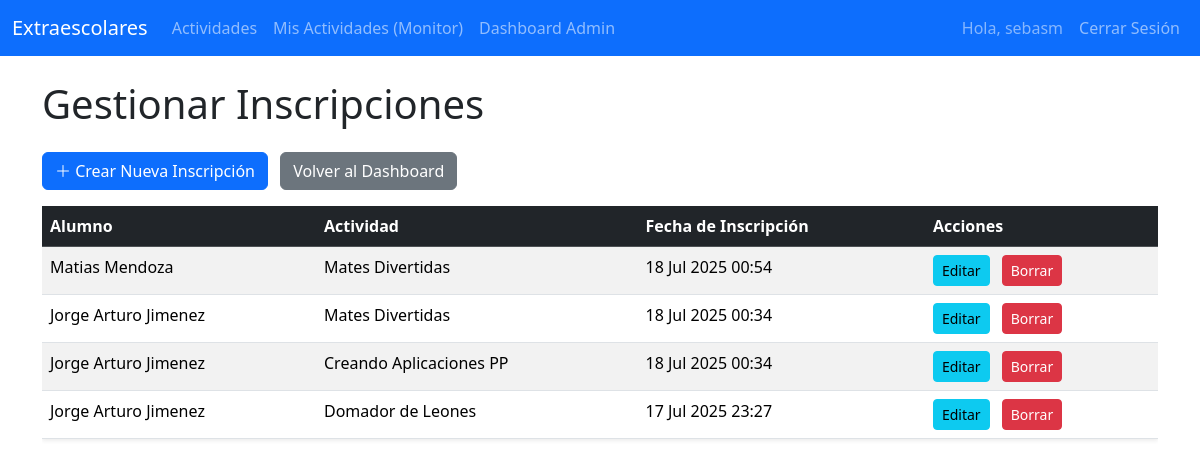
The app's page /actividades/admin-dashboard/inscripciones/ (signed in) with its own data.
### actividades/models.py (models this page shows, shortened)
class Inscripcion(models.Model):
    alumno = models.ForeignKey(Alumno, on_delete=models.CASCADE)
    actividad = models.ForeignKey(Actividad, on_delete=models.CASCADE)
    fecha_inscripcion = models.DateTimeField(auto_now_add=True)
    class Meta:
        unique_together = ('alumno', 'actividad')

class Alumno(models.Model):
    usuario = models.OneToOneField(User, on_delete=models.CASCADE)
    nombre_completo = models.CharField(max_length=200)
    correo = models.EmailField(unique=True) # El correo será único
    curso = models.CharField(max_length=50)

class Actividad(models.Model):
    nombre = models.CharField(max_length=200)
    descripcion = models.TextField()
    monitor = models.ForeignKey(Monitor, on_delete=models.SET_NULL, null=True, blank=True)
    plazas_maximas = models.IntegerField()
    fecha_inicio = models.DateField()

### actividades/views.py (the view)
# urls.py: path('admin-dashboard/inscripciones/', views.admin_lista_inscripciones, name='admin_lista_inscripciones'),
@login_required
@user_passes_test(is_admin, login_url='/login/')
def admin_lista_inscripciones(request):
    inscripciones = Inscripcion.objects.all().order_by('-fecha_inscripcion')
    context = {'inscripciones': inscripciones}
    return render(request, 'actividades/admin_lista_inscripciones.html', context)

### actividades/views.py (called while the page is built)
def is_admin(user):
    return user.is_authenticated and user.is_staff

### templates/actividades/admin_lista_inscripciones.html (shortened to what this page needs)
{% extends 'base.html' %}
{% block content %}
<h1 class="mb-4">Gestionar Inscripciones</h1>
<a href="{% url 'admin_crear_inscripcion' %}" class="btn btn-primary mb-3">
    <i class="bi bi-plus-lg"></i> Crear Nueva Inscripción
</a>
<a href="{% url 'admin_dashboard' %}" class="btn btn-secondary mb-3 ms-2">
    Volver al Dashboard
</a>
{% if inscripciones %}
    <div class="table-responsive">
        <table class="table table-hover table-striped shadow-sm">
            <thead class="table-dark">
                <tr>
                    <th>Alumno</th>
                    <th>Actividad</th>
                    <th>Fecha de Inscripción</th>
                    <th>Acciones</th>
                </tr>
            </thead>
            <tbody>
                {% for inscripcion in inscripciones %}
                <tr>
                    <td>{{ inscripcion.alumno.nombre_completo }}</td>
                    <td>{{ inscripcion.actividad.nombre }}</td>
                    <td>{{ inscripcion.fecha_inscripcion|date:"d M Y H:i" }}</td>
                    <td>
                        <a href="{% url 'admin_editar_inscripcion' inscripcion.id %}" class="btn btn-sm btn-info me-2">Editar</a>
                        <a href="{% url 'admin_borrar_inscripcion' inscripcion.id %}" class="btn btn-sm btn-danger">Borrar</a>
                    </td>
                </tr>
                {% endfor %}
            </tbody>
        </table>
    </div>
{% else %}
    <div class="alert alert-info" role="alert">
        No hay inscripciones registradas.
    </div>
{% endif %}
{% endblock %}

### templates/base.html (shortened to what this page needs)
{% load static %}
<!DOCTYPE html>
<html lang="es">
<head>
    <link href="https://cdn.jsdelivr.net/npm/bootstrap@5.3.3/dist/css/bootstrap.min.css" rel="stylesheet">
    <link rel="stylesheet" href="https://cdn.jsdelivr.net/npm/bootstrap-icons@1.11.3/font/bootstrap-icons.min.css">
</head>
<body>
    <nav class="navbar navbar-expand-lg navbar-dark bg-primary">
        <div class="container-fluid">
            <a class="navbar-brand" href="{% url 'lista_actividades' %}">Extraescolares</a>
            <div class="collapse navbar-collapse" id="navbarNav">
                <ul class="navbar-nav me-auto mb-2 mb-lg-0">
                    <li class="nav-item">
                        <a class="nav-link" href="{% url 'lista_actividades' %}">Actividades</a>
                    </li>
                    {% if user.is_authenticated %}
                        {% if not user.alumno and user.is_staff %}
                        <li class="nav-item">
                            <a class="nav-link" href="{% url 'actividades_monitor' %}">Mis Actividades (Monitor)</a>
                        </li>
                        {% endif %}
                        {% if user.is_staff %}
                        <li class="nav-item">
                            <a class="nav-link" href="{% url 'admin_dashboard' %}">Dashboard Admin</a>
                        </li>
                        {% endif %}
                    {% endif %}
                </ul>
                <ul class="navbar-nav">
                    {% if user.is_authenticated %}
                        <li class="nav-item">
                            <span class="nav-link text-white-50">Hola, {{ user.username }}</span>
                        </li>
                        <li class="nav-item">
                            <a class="nav-link" href="{% url 'logout' %}">Cerrar Sesión</a>
                        </li>
                    {% endif %}
                </ul>
            </div>
        </div>
    </nav>
    <div class="container mt-4">
        {% block content %}
        {% endblock %}
    </div>
</body>
</html>

### records on screen
Inscripcion: alumno.nombre_completo "Matias Mendoza", actividad.nombre "Mates Divertidas", fecha_inscripcion "18 Jul 2025 00:54"
Inscripcion: alumno.nombre_completo "Jorge Arturo Jimenez", actividad.nombre "Mates Divertidas", fecha_inscripcion "18 Jul 2025 00:34"
Inscripcion: alumno.nombre_completo "Jorge Arturo Jimenez", actividad.nombre "Creando Aplicaciones PP", fecha_inscripcion "18 Jul 2025 00:34"
Inscripcion: alumno.nombre_completo "Jorge Arturo Jimenez", actividad.nombre "Domador de Leones", fecha_inscripcion "17 Jul 2025 23:27"

### other values on screen
{{ user.username }} "sebasm"
